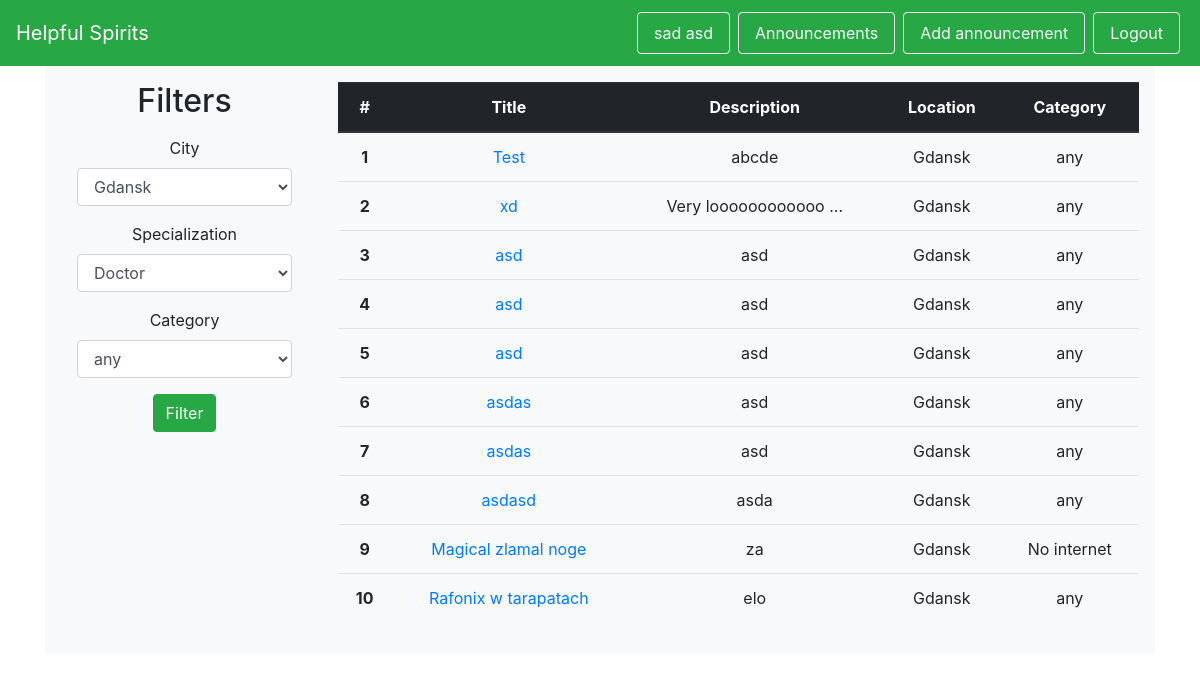
Page /posters (signed in) on the committed database.
### helpful_spirits/models.py (models this page shows, shortened)
class User(db.Model, UserMixin):
    id = db.Column(db.Integer, primary_key=True)
    firstname = db.Column(db.String(50), nullable=False)
    surname = db.Column(db.String(50), nullable=False)
    birthday = db.Column(db.Date, nullable=False)
    phone = db.Column(db.String, nullable=False)
    password_hash = db.Column(db.String, nullable=False)
    email = db.Column(db.String)

class Poster(db.Model):
    id = db.Column(db.Integer, primary_key=True)
    add_date = db.Column(db.Date, nullable=False)
    start_date = db.Column(db.Date, nullable=False)
    end_date = db.Column(db.Date)
    is_active = db.Column(db.Boolean, nullable=False)
    title = db.Column(db.String(100), nullable=False)
    description = db.Column(db.String(1000), nullable=False)
    location_id = db.Column(db.Integer, db.ForeignKey('location.id'), nullable=False)
    victim_id = db.Column(db.Integer, db.ForeignKey('victim.id'), nullable=False)
    category_id = db.Column(db.Integer, db.ForeignKey('category.id'), nullable=False)
    @staticmethod
    def get_all_active():
        return Poster.query.filter_by(is_active=True).filter(Poster.end_date >= date.today()).all()

class City(db.Model):
    id = db.Column(db.Integer, primary_key=True)
    id = db.Column(db.Integer, primary_key=True)
    name = db.Column(db.String(50), nullable=False, unique=True)
    volunteers = db.relationship('Volunteer', backref='city')
    locations = db.relationship('Location', backref='city')

class Category(db.Model):
    id = db.Column(db.Integer, primary_key=True)
    name = db.Column(db.String(50), nullable=False)
    danger_level = db.Column(db.Integer, nullable=False)
    posters = db.relationship('Poster', backref='category')

### helpful_spirits/views.py (the view)
@app.route('/posters', methods=['GET', 'POST'])
def posters():
    form = FilterSearch()
    if form.validate_on_submit():
        specific_posters = Poster.get_specific(category=form.category_name.data, city=form.city.data,
                                               specialization=None)
        iterator_ = zip(specific_posters, range(len(specific_posters)))
        return render_template('posters.html', posters=iterator_, form=form)
    else:
        all_active_posters = Poster.get_all_active()
        iterator_ = zip(all_active_posters, range(len(all_active_posters)))
        return render_template('posters.html', posters=iterator_, form=form)

### helpful_spirits/forms.py
class FilterSearch(Form):
    city_choices = [(city.name, city.name) for city in City.get_all()]
    category_choices = [(category.name, category.name) for category in Category.get_all()]
    specialisation_choices = [(specialisation.name, specialisation.name) for specialisation in Specialisation.get_all()]
    city = SelectField('City', choices=city_choices, validators=[DataRequired()])
    specialisation = SelectField('Specialization', choices=specialisation_choices)
    category_name = SelectField('Category', choices=category_choices, validators=[DataRequired()])

### helpful_spirits/__init__.py (called while the page is built)
@login_manager.user_loader
def load_user(user_id):
    return models.User.query.filter_by(id=user_id).first()

### helpful_spirits/templates/posters.html (shortened to what this page needs)
{% extends 'base.html' %}
{% from "includes/_forms.html" import render_field %}
{% block body %}
<div id="wrapper-divPC" style="background-color: #f8f9fa;">
    <div class="row py-3 px-3">
        <div class="col-md-3 col-xs-12 text-center">
            <h2>Filters</h2>
            <p>
                <form id="register-form" method="POST" action="/posters">
                    <div class="form-group mx-3">
                        {{ render_field(form.city, class_="form-control") }}
                    </div>
                    <div class="form-group mx-3">
                        {{ render_field(form.specialisation, class_="form-control") }}
                    </div>
                    <div class="form-group mx-3">
                        {{ render_field(form.category_name, class_="form-control") }}
                    </div>
                    <p><input type="submit" class="btn btn-success mx-3" value="Filter"></p>
                </form>
            </p>
        </div>
        <div class="col-md-9 col-xs-12">
            <div id="posters">
                <table class="table text-center">
                    <thead class="thead-dark">
                        <tr>
                            <th scope="col">#</th>
                            <th scope="col">Title</th>
                            <th scope="col">Description</th>
                            <th scope="col">Location</th>
                            <th scope="col">Category</th>
                        </tr>
                    </thead>
                    <tbody>
                        {% for poster, index in posters %}
                        <tr>
                            <th scope="row">{{ index + 1 }}</th>
                            <td><a href="/posters/{{ poster.id }}"> {{ poster.title }}</a></td>
                            <td>{{ poster.description[0:18] }}{% if poster.description[18]!=nil %}
                                ...{% endif %}</td>
                            <td>{{ poster.location.city.name }}</td>
                            <td>{{ poster.category.name }}</td>
                        </tr>
                        {% endfor %}
                    </tbody>
                </table>
            </div>
        </div>
    </div>
    </div>
</div>
{% endblock %}

### helpful_spirits/templates/includes/_navbar.html (shortened to what this page needs)
<nav class="navbar navbar-dark bg-success sticky-top">
    <a class="navbar-brand" href="/">Helpful Spirits</a>
    <ul class="nav list-inline">
        {% if current_user.is_authenticated %}
        <li class="nav-item">
            <a class="nav-link btn btn-outline-light mx-1 my-1" href="/my_profile">{{ current_user.firstname }}
                {{ current_user.surname }}</a>
        </li>
        <li class="nav-item">
            <a class="nav-link btn btn-outline-light mx-1 my-1" href="/posters">Announcements</a>
        </li>
        <li class="nav-item">
            <a class="nav-link btn btn-outline-light mx-1 my-1" href="/add_poster">Add announcement</a>
        </li>
        <li class="nav-item">
            <a class="nav-link btn btn-outline-light mx-1 my-1" href="/logout">Logout</a>
        </li>
        {% endif %}
    </ul>
</nav>

### rows in the picture
User: firstname "sad", surname "asd"
Poster: index "1", title "Test", description "abcde", location.city.name "Gdansk", category.name "any"
Poster: index "2", title "xd", description "Very loooooooooooo", location.city.name "Gdansk", category.name "any"
Poster: index "3", title "asd", description "asd", location.city.name "Gdansk", category.name "any"
Poster: index+1 "4", title "asd", description "asd", location.city.name "Gdansk", category.name "any"
Poster: index "5", title "asd", description "asd", location.city.name "Gdansk", category.name "any"
Poster: index "6", title "asdas", description "asd", location.city.name "Gdansk", category.name "any"
Poster: index "7", title "asdas", description "asd", location.city.name "Gdansk", category.name "any"
Poster: index "8", title "asdasd", description "asda", location.city.name "Gdansk", category.name "any"
Poster: index "9", title "Magical zlamal noge", description "za", location.city.name "Gdansk", category.name "No internet"
Poster: index "10", title "Rafonix w tarapatach", description "elo", location.city.name "Gdansk", category.name "any"

### other values in the picture
{{ field.label }} "City Specialization Category"
